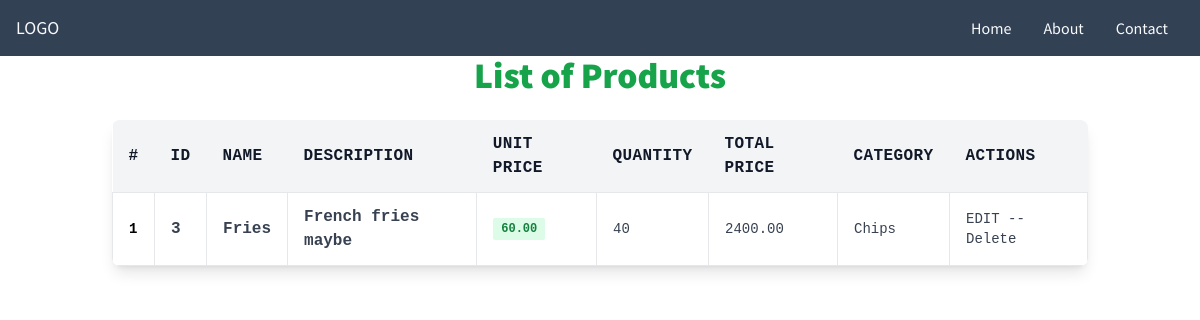
The app's page /shopapp/list/chips with its own data.
### myApp/models.py (models this page shows, shortened)
class Product(models.Model):
    product_name = models.CharField(max_length=50)
    slug = models.SlugField(null=True, blank=True)
    details = models.CharField(max_length=50, null=True)
    unit_price = models.DecimalField(max_digits=8, decimal_places=2, default=0)
    quantity = models.IntegerField(default=0)
    total_price = models.DecimalField(max_digits=8, decimal_places=2, default=0)
    purchase_date = models.DateTimeField(auto_now_add=True)
    images = models.FileField(upload_to='photos/products')
    category = models.ForeignKey(Category, on_delete=models.CASCADE)
    created_date = models.DateField(auto_now_add=True)
    modified_date = models.DateField(auto_now=True)

class Category(models.Model):
    category_name = models.CharField(max_length=50)
    slug = models.SlugField(null=True, blank=True)
    details = models.CharField(max_length=50, null=True)

### myApp/views.py (the view)
# urls.py: path('list', views.listProduct, name='list'),
def listProduct(request, category_slug=None):
    categories = None
    products = None
    if category_slug != None:
        categories = get_object_or_404(Category, slug=category_slug)
        products = Product.objects.filter(category=categories)
    else:
        products = Product.objects.all().order_by('-id')
    context = {'products': products,}
    return render(request, 'ShopApp/listProduct.html', context)

### myApp/templates/ShopApp/listProduct.html
{% extends 'base.html' %}
{% block content %}
    <div class="w-full">
      <h1 class="text-center font-extrabold text-4xl text-green-600">
        List of Products
      </h1>
      <section class="container mx-auto p-6 font-mono">
        <div class="w-full mb-8 overflow-hidden rounded-lg shadow-lg">
          <div class="w-full overflow-x-auto">
            <table class="w-full">
              <thead>
                <tr
                  class="text-md font-semibold tracking-wide text-left text-gray-900 bg-gray-100 uppercase border-b border-gray-600"
                >
                  <th class="px-4 py-3">#</th>
                  <th class="px-4 py-3">ID</th>
                  <th class="px-4 py-3">Name</th>
                  <th class="px-4 py-3">Description</th>
                  <th class="px-4 py-3">Unit Price</th>
                  <th class="px-4 py-3">Quantity</th>
                  <th class="px-4 py-3">Total Price</th>
                  <th class="px-4 py-3">Category</th>
                  <th class="px-4 py-3">Actions</th>
                </tr>
              </thead>
              <tbody class="bg-white">
                {% for prod in products %}
                <tr class="text-gray-700">
                  <td class="px-4 py-3 border">
                    <div class="flex items-center text-sm">
                      <p class="font-semibold text-black">{{ forloop.counter }}</p>
                    </div>
                  </td>
                  <td class="px-4 py-3 text-ms font-semibold border">{{ prod.id }}</td>
                  <td class="px-4 py-3 text-ms font-semibold border">{{ prod.product_name|title }}</td>
                  <td class="px-4 py-3 text-ms font-semibold border">{{ prod.details }}</td>
                  <td class="px-4 py-3 text-xs border">
                    <span
                      class="px-2 py-1 font-semibold leading-tight text-green-700 bg-green-100 rounded-sm"
                    >
                      {{ prod.unit_price }}
                    </span>
                  </td>
                  <td class="px-4 py-3 text-sm border">{{ prod.quantity }}</td>
                  <td class="px-4 py-3 text-sm border">{{ prod.total_price }}</td>
                  <td class="px-4 py-3 text-sm border">{{ prod.category.category_name }}</td>
                  <td class="px-4 py-3 text-sm border">EDIT -- Delete</td>
                </tr>
                {% endfor %}
              </tbody>
            </table>
          </div>
        </div>
      </section>
    </div>
{% endblock content %}

### records on screen
Product: id "3", product_name "Fries", details "French fries maybe", unit_price "60.00", quantity "40", total_price "2400.00", category.category_name "Chips"
